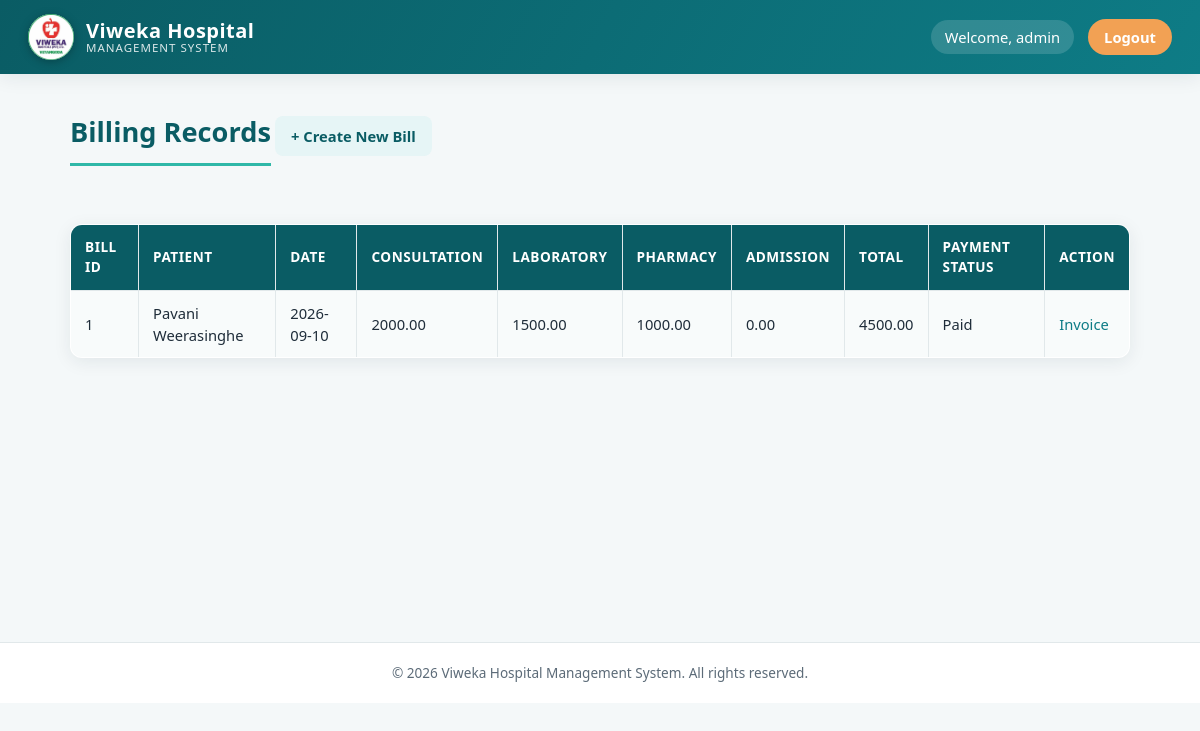
/view_bills.php (signed in), run on the app's committed database.
### tables this page shows
CREATE TABLE `billing` (
  `bill_id` int(11) NOT NULL,
  `patient_id` int(11) NOT NULL,
  `bill_date` date NOT NULL,
  `consultation_charge` decimal(10,2) DEFAULT 0.00,
  `laboratory_charge` decimal(10,2) DEFAULT 0.00,
  `pharmacy_charge` decimal(10,2) DEFAULT 0.00,
  `admission_charge` decimal(10,2) DEFAULT 0.00,
  `total_amount` decimal(10,2) DEFAULT 0.00,
  `payment_status` varchar(30) DEFAULT 'Pending',
  `payment_method` varchar(50) DEFAULT NULL,
  `payment_date` date DEFAULT NULL
);

CREATE TABLE `patients` (
  `patient_id` int(11) NOT NULL,
  `first_name` varchar(100) NOT NULL,
  `last_name` varchar(100) NOT NULL,
  `dob` date DEFAULT NULL,
  `gender` varchar(20) DEFAULT NULL,
  `phone` varchar(20) DEFAULT NULL,
  `email` varchar(100) DEFAULT NULL,
  `address` text DEFAULT NULL,
  `blood_group` varchar(10) DEFAULT NULL,
  `created_at` timestamp NOT NULL DEFAULT current_timestamp()
);

### view_bills.php (the view, shortened to what this page needs)
<?php
include "db.php";
$sql = "SELECT
            billing.*,
            patients.first_name,
            patients.last_name
        FROM billing
        INNER JOIN patients
        ON billing.patient_id = patients.patient_id
        ORDER BY billing.bill_id DESC";
$result = $conn->query($sql);
?>
<!DOCTYPE html>
<html>
<head>
    <link rel="stylesheet" href="css/style.css">
</head>
<body>
<?php include __DIR__ . '/includes/header.php'; ?>
<main class="page-wrapper">
<h1>Billing Records</h1>
<a href="billing.php">
    + Create New Bill
</a>
<br><br>
<table border="1" cellpadding="10">
<tr>
    <th>Bill ID</th>
    <th>Patient</th>
    <th>Date</th>
    <th>Consultation</th>
    <th>Laboratory</th>
    <th>Pharmacy</th>
    <th>Admission</th>
    <th>Total</th>
    <th>Payment Status</th>
    <th>Action</th>
</tr>
<?php while ($row = $result->fetch_assoc()) { ?>
<tr>
    <td>
        <?php echo $row['bill_id']; ?>
    </td>
    <td>
        <?php
        echo $row['first_name']
           . " "
           . $row['last_name'];
        ?>
    </td>
    <td>
        <?php echo $row['bill_date']; ?>
    </td>
    <td>
        <?php echo $row['consultation_charge']; ?>
    </td>
    <td>
        <?php echo $row['laboratory_charge']; ?>
    </td>
    <td>
        <?php echo $row['pharmacy_charge']; ?>
    </td>
    <td>
        <?php echo $row['admission_charge']; ?>
    </td>
    <td>
        <?php echo $row['total_amount']; ?>
    </td>
    <td>
        <?php echo $row['payment_status']; ?>
    </td>
    <td>
        <a href="invoice.php?id=<?php echo $row['bill_id']; ?>">
            Invoice
        </a>
    </td>
</tr>
<?php } ?>
</table>
</main>
<?php include __DIR__ . '/includes/footer.php'; ?>
</body>
</html>

### css/style.css (style rules this page uses)
:root { --primary: #0e7c86; --primary-dark: #0a5c64; --primary-light: #e6f5f6; --accent: #2fb8a8; --accent-2: #f2a154; --success: #1f9d55; --success-bg: #e8f8ee; --danger: #d64545; --danger-bg: #fdecec; --text-dark: #1f2d3a; --text-muted: #5c6b78; --bg: #f4f8f9; --card-bg: #ffffff; --border: #e1e8ea; --radius: 12px; --shadow: 0 4px 18px rgba(16, 42, 47, 0.08); --shadow-lg: 0 12px 32px rgba(16, 42, 47, 0.14); --font: 'Segoe UI', 'Poppins', Arial, sans-serif; }
* { box-sizing: border-box; }
html, body { margin: 0; padding: 0; font-family: var(--font); background: var(--bg); color: var(--text-dark); line-height: 1.5; }
.page-wrapper { max-width: 1100px; margin: 28px auto 60px; padding: 0 20px; min-height: 60vh; }
h1 { color: var(--primary-dark); font-size: 1.7rem; margin: 10px 0 18px; border-bottom: 3px solid var(--accent); padding-bottom: 10px; display: inline-block; }
a { color: var(--primary); text-decoration: none; }
.card, form, table { background: var(--card-bg); border-radius: var(--radius); box-shadow: var(--shadow); }
.page-wrapper > a { display: inline-block; margin: 4px 10px 12px 0; padding: 9px 16px; background: var(--primary-light); color: var(--primary-dark); border-radius: 8px; font-weight: 600; font-size: 0.92rem; transition: background 0.15s ease, transform 0.15s ease; }
table { width: 100%; border-collapse: collapse; margin: 16px 0 26px; overflow: hidden; }
table, th, td { border: 1px solid var(--border) !important; }
th { background: var(--primary-dark); color: #fff; padding: 12px 14px; text-align: left; font-size: 0.85rem; text-transform: uppercase; letter-spacing: 0.5px; }
td { padding: 11px 14px; font-size: 0.92rem; color: var(--text-dark); }
tr:nth-child(even) td { background: #f8fbfb; }

### data on the page
billing: bill_id "1", patient.first_name "Pavani", patient.last_name "Weerasinghe", bill_date "2026-09-10", consultation_charge "2000.00", laboratory_charge "1500.00", pharmacy_charge "1000.00", admission_charge "0.00", total_amount "4500.00", payment_status "Paid"

### other printed values
$__viweka_username "admin"
